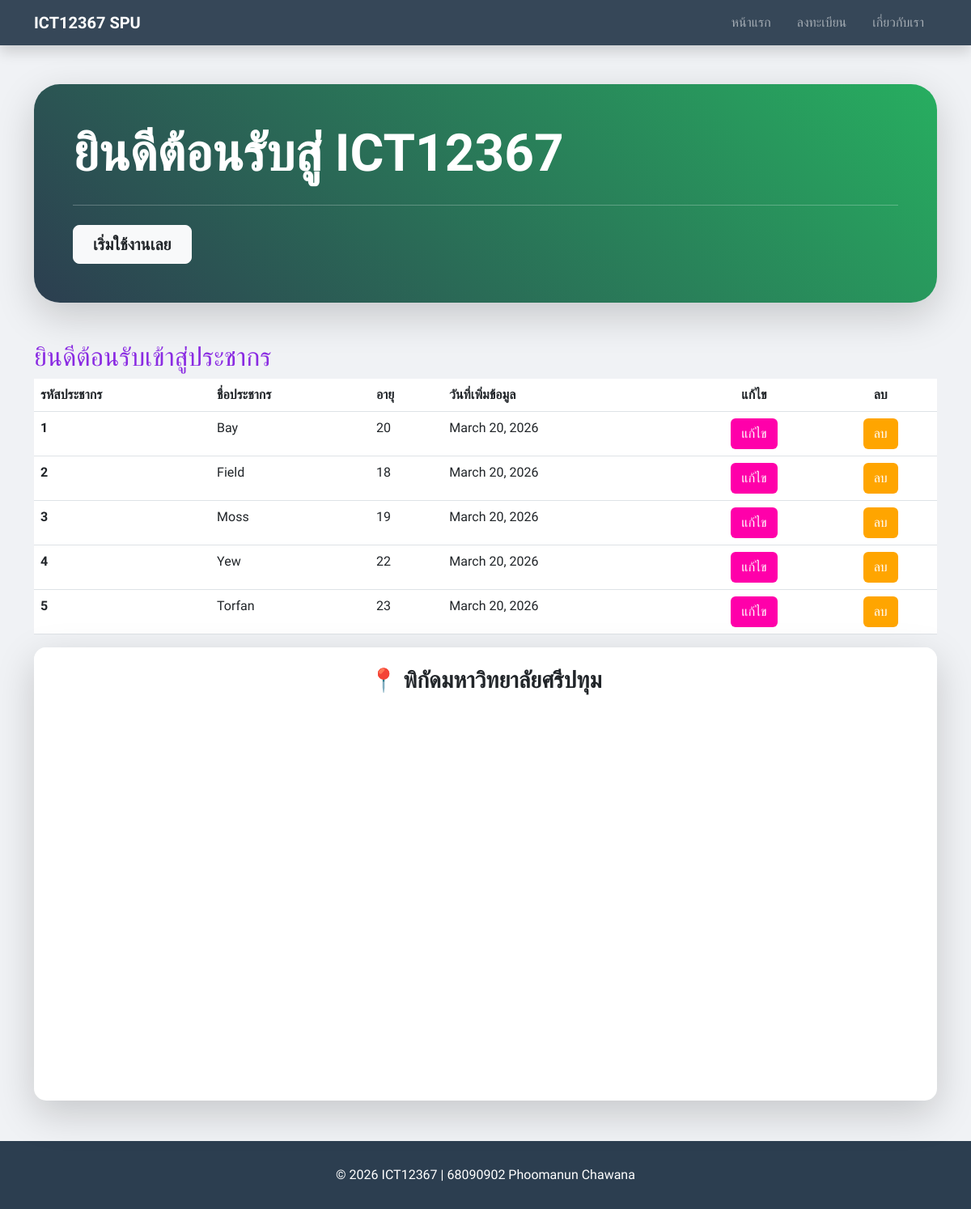
The page / on the database its author committed.
### myapp/models.py (models this page shows, shortened)
class Person(models.Model):
    name = models.CharField(max_length=100)
    age = models.IntegerField()
    date = models.DateField(auto_now_add=True)

### myapp/views.py (the view)
# urls.py: path('',views.index),
def index(request):
    all_person = Person.objects.all()
    return render(request, 'index.html', {"all_person": all_person})

### myapp/templates/index.html (shortened to what this page needs)
{% extends "base.html" %}
{% block content %}
<div class="p-5 mb-5 text-white rounded-5 shadow-lg" style="background: linear-gradient(45deg, #2c3e50, #27ae60);">
    <h1 class="display-3 fw-bold">ยินดีต้อนรับสู่ ICT12367</h1>
    <hr class="my-4">
    <a href="/form/" class="btn btn-light btn-lg px-4 fw-bold text-dark">เริ่มใช้งานเลย</a>
</div>
<h2 style="color: blueviolet;">ยินดีต้อนรับเข้าสู่ประชากร</h2>
<table class="table table-hover">
    <thead>
        <tr>
            <th scope="col">รหัสประชากร</th>
            <th scope="col">ชื่อประชากร</th>
            <th scope="col">อายุ</th>
            <th scope="col">วันที่เพิ่มข้อมูล</th> <th scope="col" class="text-center">แก้ไข</th>
            <th scope="col" class="text-center">ลบ</th>
        </tr>
    </thead>
    <tbody>
        {% for person in all_person %}
        <tr>
            <th scope="row">{{person.id}}</th>
            <td>{{person.name}}</td>
            <td>{{person.age}}</td>
            <td>{{person.date|date:"F d, Y"}}</td> <td class="text-center">
                <a href="#" class="btn text-white" style="background-color: rgb(255, 0, 170);">แก้ไข</a>
            </td>
            <td class="text-center">
                <a href="#" class="btn text-white" style="background-color: orange;">ลบ</a>
            </td>
        </tr>
        {% endfor %}
    </tbody>
</table>
<div class="card shadow-lg">
    <div class="card-body p-0 overflow-hidden" style="border-radius: 15px;">
        <div class="p-4 bg-white"><h3 class="text-center mb-0 fw-bold">📍 พิกัดมหาวิทยาลัยศรีปทุม</h3></div>
        <div class="ratio ratio-21x9">
            <iframe src="https://www.google.com/maps/embed?pb=!1m18!1m12!1m3!1d30989.52671047315!2d100.5879296!3d13.8575872!2m3!1f0!2f0!3f0!3m2!1i1024!2i768!4f13.1!3m3!1m2!1s0x30e29d3b2deb49ff%3A0xd2ed4165c39645cc!2z4Lih4Lir4Liy4Lin4Li04LiX4Lii4Liy4Lil4Lix4Lii4Lio4Lij4Li14Lib4LiX4Li44Lih!5e0!3m2!1sth!2sth!4v1771924562775!5m2!1sth!2sth" width="600" height="450" style="border:0;" allowfullscreen="" loading="lazy"></iframe>
        </div>
    </div>
</div>
{% endblock %}

### myapp/templates/base.html (shortened to what this page needs)
<!DOCTYPE html>
<html lang="th">
<head>
    <link href="https://cdn.jsdelivr.net/npm/bootstrap@5.3.0/dist/css/bootstrap.min.css" rel="stylesheet">
</head>
<body>
    <nav class="navbar navbar-expand-lg navbar-dark sticky-top shadow">
        <div class="container">
            <a class="navbar-brand fw-bold" href="/">ICT12367 SPU</a>
            <div class="navbar-nav ms-auto">
                <a class="nav-link px-3" href="/">หน้าแรก</a>
                <a class="nav-link px-3" href="/form">ลงทะเบียน</a>
                <a class="nav-link px-3" href="/about">เกี่ยวกับเรา</a>
            </div>
        </div>
    </nav>
    <div class="container mt-5" style="min-height: 80vh;">
        {% block content %}{% endblock %}
    </div>
    <footer class="text-center">
        <p class="mb-0">© 2026 ICT12367 | 68090902 Phoomanun Chawana</p>
    </footer>
</body>
</html>

### myapp/templates/base.html (style rules this page uses)
:root { --primary-color: #2c3e50; --accent-color: #27ae60; }
body { font-family: 'Sarabun', sans-serif; background-color: #f0f2f5; color: #333; }
.navbar { background: rgba(44, 62, 80, 0.95) !important; backdrop-filter: blur(10px); }
.card { border-radius: 15px; border: none; transition: transform 0.3s; }
footer { background: var(--primary-color); color: white; padding: 30px 0; margin-top: 50px; }

### rows shown on the page
Person: id "1", name "Bay", age "20", date "March 20, 2026"
Person: id "2", name "Field", age "18", date "March 20, 2026"
Person: id "3", name "Moss", age "19", date "March 20, 2026"
Person: id "4", name "Yew", age "22", date "March 20, 2026"
Person: id "5", name "Torfan", age "23", date "March 20, 2026"
